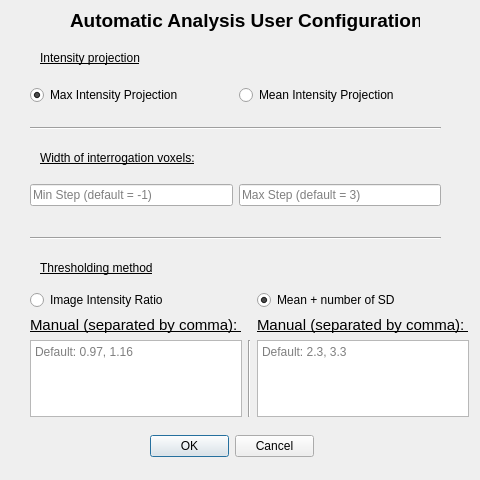
<?xml version="1.0" encoding="UTF-8"?>
<ui version="4.0">
 <class>AtrialScarViewUIcemrgnet</class>
 <widget class="QWidget" name="AtrialScarViewUIcemrgnet">
  <property name="geometry">
   <rect>
    <x>0</x>
    <y>0</y>
    <width>480</width>
    <height>480</height>
   </rect>
  </property>
  <property name="minimumSize">
   <size>
    <width>480</width>
    <height>480</height>
   </size>
  </property>
  <property name="maximumSize">
   <size>
    <width>480</width>
    <height>480</height>
   </size>
  </property>
  <property name="windowTitle">
   <string>Dialog</string>
  </property>
  <widget class="QWidget" name="horizontalLayoutWidget">
   <property name="geometry">
    <rect>
     <x>30</x>
     <y>80</y>
     <width>411</width>
     <height>31</height>
    </rect>
   </property>
   <layout class="QHBoxLayout" name="horizontalLayout">
    <item>
     <widget class="QRadioButton" name="maxProjection_radioButton">
      <property name="text">
       <string>Max Intensity Projection</string>
      </property>
      <property name="checked">
       <bool>true</bool>
      </property>
     </widget>
    </item>
    <item>
     <widget class="QRadioButton" name="meanProjecton_radioButton">
      <property name="text">
       <string>Mean Intensity Projection</string>
      </property>
     </widget>
    </item>
   </layout>
  </widget>
  <widget class="QLabel" name="titleLabel">
   <property name="geometry">
    <rect>
     <x>70</x>
     <y>10</y>
     <width>350</width>
     <height>21</height>
    </rect>
   </property>
   <property name="minimumSize">
    <size>
     <width>350</width>
     <height>0</height>
    </size>
   </property>
   <property name="font">
    <font>
     <pointsize>14</pointsize>
     <weight>75</weight>
     <bold>true</bold>
    </font>
   </property>
   <property name="text">
    <string>Automatic Analysis User Configuration </string>
   </property>
  </widget>
  <widget class="QLabel" name="label">
   <property name="geometry">
    <rect>
     <x>40</x>
     <y>50</y>
     <width>150</width>
     <height>16</height>
    </rect>
   </property>
   <property name="minimumSize">
    <size>
     <width>150</width>
     <height>0</height>
    </size>
   </property>
   <property name="font">
    <font>
     <underline>true</underline>
    </font>
   </property>
   <property name="text">
    <string>Intensity projection</string>
   </property>
  </widget>
  <widget class="QLabel" name="label_3">
   <property name="geometry">
    <rect>
     <x>40</x>
     <y>260</y>
     <width>251</width>
     <height>16</height>
    </rect>
   </property>
   <property name="font">
    <font>
     <underline>true</underline>
    </font>
   </property>
   <property name="text">
    <string>Thresholding method</string>
   </property>
  </widget>
  <widget class="QWidget" name="horizontalLayoutWidget_2">
   <property name="geometry">
    <rect>
     <x>30</x>
     <y>180</y>
     <width>411</width>
     <height>31</height>
    </rect>
   </property>
   <layout class="QHBoxLayout" name="horizontalLayout_2">
    <item>
     <widget class="QLineEdit" name="minStep_lineEdit">
      <property name="placeholderText">
       <string>Min Step (default = -1)</string>
      </property>
     </widget>
    </item>
    <item>
     <widget class="QLineEdit" name="maxStep_lineEdit">
      <property name="placeholderText">
       <string>Max Step (default = 3)</string>
      </property>
     </widget>
    </item>
   </layout>
  </widget>
  <widget class="QLabel" name="label_2">
   <property name="geometry">
    <rect>
     <x>40</x>
     <y>150</y>
     <width>221</width>
     <height>16</height>
    </rect>
   </property>
   <property name="font">
    <font>
     <underline>true</underline>
    </font>
   </property>
   <property name="text">
    <string>Width of interrogation voxels:</string>
   </property>
  </widget>
  <widget class="QWidget" name="gridLayoutWidget">
   <property name="geometry">
    <rect>
     <x>30</x>
     <y>290</y>
     <width>439</width>
     <height>127</height>
    </rect>
   </property>
   <layout class="QGridLayout" name="gridLayout">
    <item row="2" column="2">
     <widget class="QPlainTextEdit" name="meanSD_textEdit">
      <property name="placeholderText">
       <string>Default: 2.3, 3.3</string>
      </property>
     </widget>
    </item>
    <item row="1" column="2">
     <widget class="QLabel" name="label_5">
      <property name="font">
       <font>
        <pointsize>11</pointsize>
        <underline>true</underline>
       </font>
      </property>
      <property name="text">
       <string>Manual (separated by comma): </string>
      </property>
     </widget>
    </item>
    <item row="2" column="0">
     <widget class="QPlainTextEdit" name="iir_textEdit">
      <property name="placeholderText">
       <string>Default: 0.97, 1.16</string>
      </property>
     </widget>
    </item>
    <item row="0" column="0">
     <widget class="QRadioButton" name="iir_radioButton">
      <property name="whatsThis">
       <string extracomment="Choose the value of X in the formula: X*IIR"/>
      </property>
      <property name="text">
       <string>Image Intensity Ratio</string>
      </property>
     </widget>
    </item>
    <item row="1" column="0">
     <widget class="QLabel" name="label_6">
      <property name="font">
       <font>
        <pointsize>11</pointsize>
        <underline>true</underline>
       </font>
      </property>
      <property name="layoutDirection">
       <enum>Qt::LeftToRight</enum>
      </property>
      <property name="text">
       <string>Manual (separated by comma): </string>
      </property>
     </widget>
    </item>
    <item row="0" column="2">
     <widget class="QRadioButton" name="meanSD_radioButton">
      <property name="toolTip">
       <string/>
      </property>
      <property name="whatsThis">
       <string extracomment="Choose the value of X in the formula: MEAN + X*STDEV"/>
      </property>
      <property name="text">
       <string>Mean + number of SD</string>
      </property>
      <property name="checked">
       <bool>true</bool>
      </property>
     </widget>
    </item>
    <item row="2" column="1">
     <widget class="Line" name="line_3">
      <property name="orientation">
       <enum>Qt::Vertical</enum>
      </property>
     </widget>
    </item>
   </layout>
  </widget>
  <widget class="QDialogButtonBox" name="buttonBox">
   <property name="geometry">
    <rect>
     <x>150</x>
     <y>430</y>
     <width>164</width>
     <height>32</height>
    </rect>
   </property>
   <property name="standardButtons">
    <set>QDialogButtonBox::Cancel|QDialogButtonBox::Ok</set>
   </property>
  </widget>
  <widget class="Line" name="line">
   <property name="geometry">
    <rect>
     <x>30</x>
     <y>120</y>
     <width>411</width>
     <height>16</height>
    </rect>
   </property>
   <property name="orientation">
    <enum>Qt::Horizontal</enum>
   </property>
  </widget>
  <widget class="Line" name="line_2">
   <property name="geometry">
    <rect>
     <x>30</x>
     <y>230</y>
     <width>411</width>
     <height>16</height>
    </rect>
   </property>
   <property name="orientation">
    <enum>Qt::Horizontal</enum>
   </property>
  </widget>
 </widget>
 <resources/>
 <connections/>
</ui>
